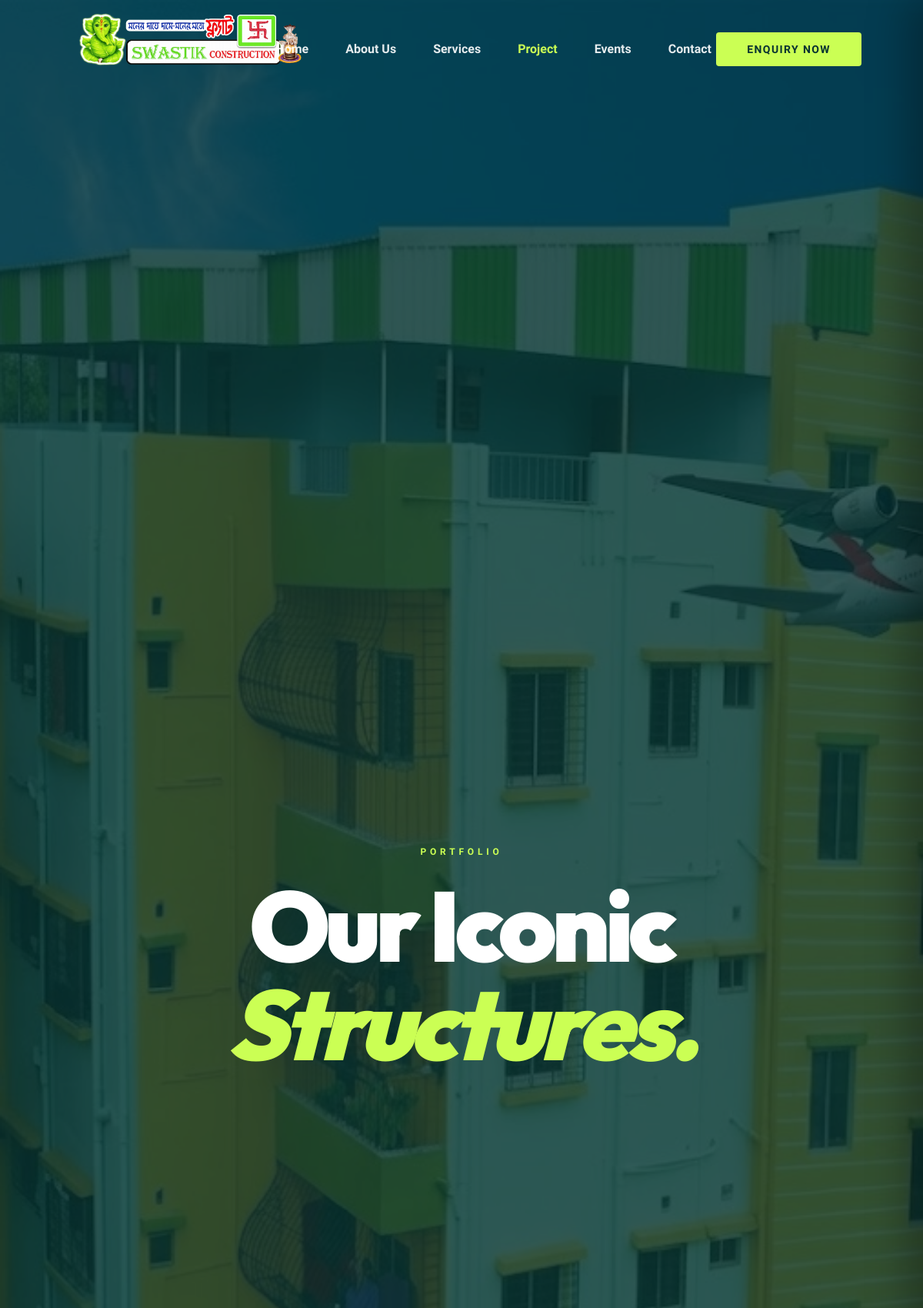
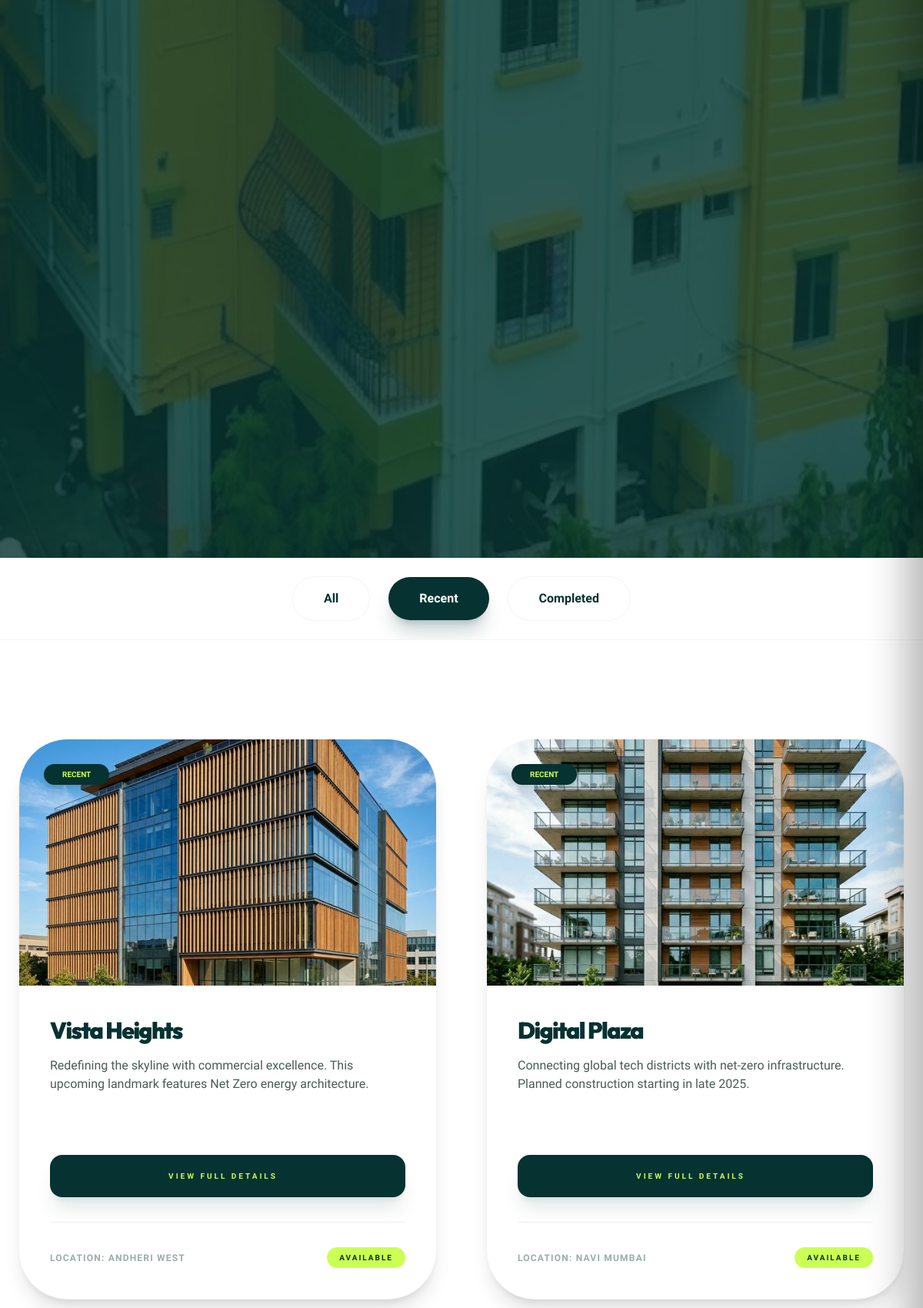
The page /projects.php?cat=Recent (upper part) on the database its author committed (2 pictures, top to bottom).
### tables this page shows
CREATE TABLE IF NOT EXISTS properties (
    id INT AUTO_INCREMENT PRIMARY KEY,
    name VARCHAR(255) NOT NULL,
    image_url VARCHAR(255),
    location VARCHAR(255),
    amenities TEXT,
    status ENUM('Available', 'Not Available') DEFAULT 'Available',
    category ENUM('Completed', 'Recent') DEFAULT 'Recent',
    description TEXT,
    created_at TIMESTAMP DEFAULT CURRENT_TIMESTAMP
);

### projects.php (the view, shortened to what this page needs)
<?php
require_once 'config/db.php';
$itemsPerPage = 4;
$currentPage = isset($_GET['page']) ? (int)$_GET['page'] : 1;
$offset = ($currentPage - 1) * $itemsPerPage;
$currentCat = isset($_GET['cat']) ? $_GET['cat'] : 'all';
$whereClause = "";
$params = [];
if ($currentCat !== 'all') {
    $whereClause = "WHERE category = :category";
    $params[':category'] = $currentCat;
}
try {
    $fetchSql = "SELECT * FROM properties $whereClause ORDER BY created_at DESC LIMIT :limit OFFSET :offset";
    $stmt = $pdo->prepare($fetchSql);
    foreach ($params as $key => $val) {
        $stmt->bindValue($key, $val);
    }
    $stmt->bindValue(':limit', $itemsPerPage, PDO::PARAM_INT);
    $stmt->bindValue(':offset', $offset, PDO::PARAM_INT);
    $stmt->execute();
    $projects = $stmt->fetchAll();
} catch (PDOException $e) {
    $projects = [];
}
include 'common/header.php';
?>
    <section class="relative pt-48 pb-32 px-6 overflow-hidden min-h-[50vh] flex items-center">
        <div class="absolute inset-0 z-0">
            <img src="hero.png" alt="Projects" class="w-full h-full object-cover">
            <div class="absolute inset-0 bg-brand-teal/80 z-[1]"></div>
        </div>
        <div class="max-w-7xl mx-auto w-full relative z-10 text-center">
            <span class="inline-block text-xs font-black tracking-[0.4em] text-brand-lime uppercase mb-6" data-aos="fade-up">Portfolio</span>
            <h1 class="font-heading text-6xl md:text-9xl text-white font-black tracking-tighter leading-none" data-aos="fade-up" data-aos-delay="100">
                Our Iconic <br> <span class="italic text-brand-lime">Structures.</span>
            </h1>
        </div>
    </section>
    <section class="bg-white border-b border-gray-100 sticky top-[72px] lg:top-[88px] z-40">
        <div class="max-w-7xl mx-auto px-6 py-6 overflow-x-auto no-scrollbar">
            <div class="flex items-center justify-center gap-3 md:gap-6 min-w-max md:min-w-0">
                <a href="projects.php?cat=all" class="filter-tab <?php echo $currentCat == 'all' ? 'active' : ''; ?> !px-6 md:!px-10">All</a>
                <a href="projects.php?cat=Recent" class="filter-tab <?php echo $currentCat == 'Recent' ? 'active' : ''; ?> !px-6 md:!px-10">Recent</a>
                <a href="projects.php?cat=Completed" class="filter-tab <?php echo $currentCat == 'Completed' ? 'active' : ''; ?> !px-6 md:!px-10">Completed</a>
            </div>
        </div>
    </section>
    <section class="py-32 px-6">
        <div class="max-w-7xl mx-auto grid grid-cols-1 lg:grid-cols-2 gap-16">
            <?php if (empty($projects)): ?>
                <div class="col-span-2 py-20 text-center">
                    <p class="text-2xl font-heading font-black text-brand-teal/20 italic">More masterpieces coming soon...</p>
                </div>
            <?php else: ?>
                <?php foreach ($projects as $project): ?>
                <div class="project-card bg-white rounded-[4rem] overflow-hidden border border-gray-100 shadow-xl flex flex-col h-full group" data-category="<?php echo htmlspecialchars($project['category']); ?>" data-aos="fade-up">
                    <div class="relative h-80 overflow-hidden">
                        <img src="<?php echo htmlspecialchars($project['image_url'] ? $project['image_url'] : 'hero.png'); ?>" class="w-full h-full object-cover transition-transform duration-700 group-hover:scale-110">
                        <div class="absolute top-8 left-8">
                            <span class="bg-brand-teal text-brand-lime text-[10px] font-black uppercase px-6 py-2 rounded-full shadow-lg"><?php echo htmlspecialchars($project['category']); ?></span>
                        </div>
                    </div>
                    <div class="p-10 flex flex-col flex-grow">
                        <div class="mb-10">
                            <h3 class="text-3xl font-heading font-black text-brand-teal tracking-tighter mb-4"><?php echo htmlspecialchars($project['name']); ?></h3>
                            <p class="text-brand-teal-light font-medium line-clamp-3 mb-10">
                                <?php echo htmlspecialchars($project['description']); ?>
                            </p>
                        </div>
                        <div class="mt-auto">
                            <a href="property-detail.php?id=<?php echo $project['id']; ?>" class="w-full inline-flex items-center justify-center gap-3 px-8 py-5 bg-brand-teal text-brand-lime rounded-2xl font-black uppercase tracking-[3px] text-[10px] hover:bg-brand-teal/90 transition-all shadow-xl shadow-brand-teal/10">
                                View Full Details <i class="ph-bold ph-arrow-right"></i>
                            </a>
                        </div>
                        <div class="mt-8 pt-8 border-t border-gray-200/60 flex items-center justify-between">
                            <span class="text-xs font-black uppercase tracking-widest text-brand-teal opacity-40">
                                Location: <?php echo htmlspecialchars($project['location']); ?>
                            </span>
                            <span class="px-4 py-1.5 rounded-full text-[10px] font-black uppercase tracking-[2px] <?php echo $project['status'] == 'Available' ? 'bg-brand-lime text-brand-teal' : 'bg-red-50 text-red-500'; ?>">
                                <?php echo htmlspecialchars($project['status']); ?>
                            </span>
                        </div>
                    </div>
                </div>
                <?php endforeach; ?>
            <?php endif; ?>
        </div>
    </section>
<?php include 'common/footer.php'; ?>

### rows shown on the page
properties: image_url (picture), category "RECENT", name "Vista Heights", description "Redefining the skyline with commercial excellence. This upcoming landmark features Net Zero energy architecture.", location "ANDHERI WEST", status "AVAILABLE"
properties: image_url (picture), category "RECENT", name "Digital Plaza", description "Connecting global tech districts with net-zero infrastructure. Planned construction starting in late 2025.", location "NAVI MUMBAI", status "AVAILABLE"
